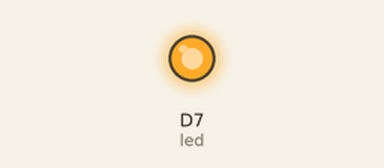
This sketch was run on a simulated Particle Photon. Parts: output pins drawn as LEDs (lit = HIGH).

Above: at 0.1 s.
At 45.6 s:
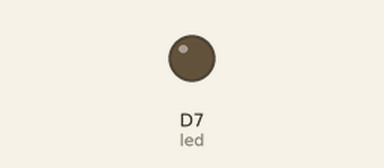
Timing chart, 0 to 47.1 s (numbered marks = the images above):
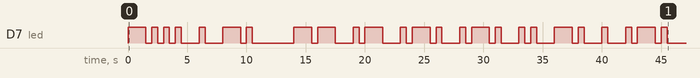

The sketch:

firstnameblinky.ino
```cpp
// -----------------------------------
// Spelling my name in morse code
// Morse code reference: https://i.etsystatic.com/10374207/r/il/c1f220/1227657168/il_1140xN.1227657168_j17x.jpg
// -----------------------------------

// On state timings
const int DOT_TIME = 500;
const int DASH_TIME = DOT_TIME * 3; // DOT_TIME * 3

// Off state timings
const int PART_TRANSITION_TIME = DOT_TIME; // Time between parts of a letter
const int LETTER_TRANSITION_TIME = DOT_TIME * 3; // DOT_TIME * 3
const int WORD_TRANSITION_TIME = DOT_TIME * 7; // DOT_TIME * 7

int led = D7;

int ledToggle(String command);

int ledToggle(String command) {
    /* Particle.functions always take a string as an argument and return an integer.
    Since we can pass a string, it means that we can give the program commands on how the function should be used.
    In this case, telling the function "on" will turn the LED on and telling it "off" will turn the LED off.
    Then, the function returns a value to us to let us know what happened.
    In this case, it will return 1 for the LEDs turning on, 0 for the LEDs turning off,
    and -1 if we received a totally bogus command that didn't do anything to the LEDs.
    */

    if (command=="on") {
        digitalWrite(led,HIGH);
        return 1;
    }
    else if (command=="off") {
        digitalWrite(led,LOW);
        return 0;
    }
    else {
        return -1;
    }
}

// Turn LED on for the length of a dot
void dotSequence()
{
    ledToggle("on");
    delay(DOT_TIME);
}

// Turn LED on for the length of a dash
void dashSequence()
{
    ledToggle("on");
    delay(DASH_TIME);
}

// Turn LED off for the length of being in between two parts
void partTransitionSequence()
{
    ledToggle("off");
    delay(PART_TRANSITION_TIME);
}

// Turn LED off for the length of the transition between one letter to the next
void letterTransitionSequence()
{
    ledToggle("off");
    delay(LETTER_TRANSITION_TIME);
}

// Turn LED off for the length of the transition between one word to the next
void wordTransitionSequence()
{
    ledToggle("off");
    delay(WORD_TRANSITION_TIME);
}

void letterSequence(String morseSequence, bool isFinalLetter)
{
    for (int i = 0; i < morseSequence.length(); i++)
    {
        if (morseSequence[i] == '*')
        {
            dotSequence();
        }
        else if (morseSequence[i] =='-')
        {
            dashSequence();
        }

        if (i != morseSequence.length() - 1)
            partTransitionSequence();
    }

    if (isFinalLetter)
    {
        wordTransitionSequence();
    }
    else
    {
        letterTransitionSequence();
    }
}

void spellFirstName()
{
    letterSequence("-***", false); // B
    letterSequence("*", false); // E
    letterSequence("-*", true); // N
}

void spellLastName()
{
    letterSequence("--", false); // M
    letterSequence("*-", false); // A
    letterSequence("*-*", false); // R
    letterSequence("*-*", false); // R
    letterSequence("**", false); // I
    letterSequence("-*", false); // N
    letterSequence("*", false); // E
    letterSequence("*-*", true); // R
}

void setup()
{

   // Here's the pin configuration, same as last time
   pinMode(led, OUTPUT);

   // We are also going to declare a Particle.function so that we can turn the LED on and off from the cloud.
   Particle.function("led",ledToggle);
   // This is saying that when we ask the cloud for the function "led", it will employ the function ledToggle() from this app.

   // For good measure, let's also make sure both LEDs are off when we start:
   digitalWrite(led, LOW);

   // Spell my first name
   spellFirstName();

   // Spell my last name
   spellLastName();

}

void loop()
{
   // Nothing to do here
}
```
